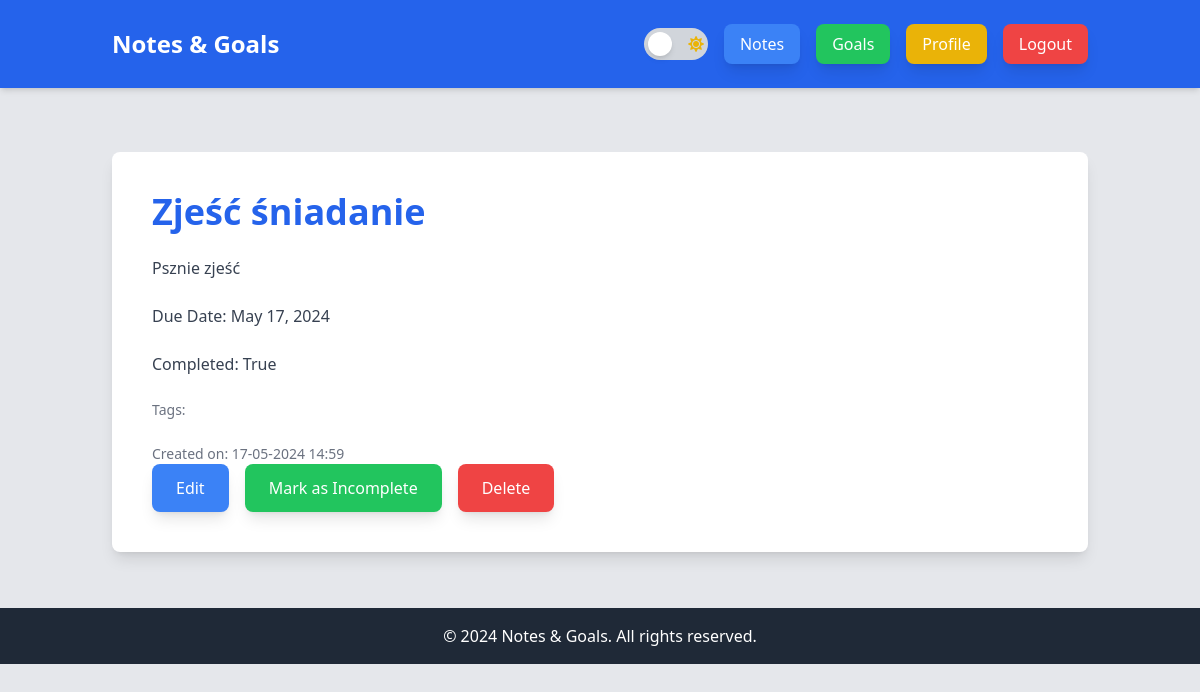
The page /goals/5/ (signed in) on the database as committed earlier.
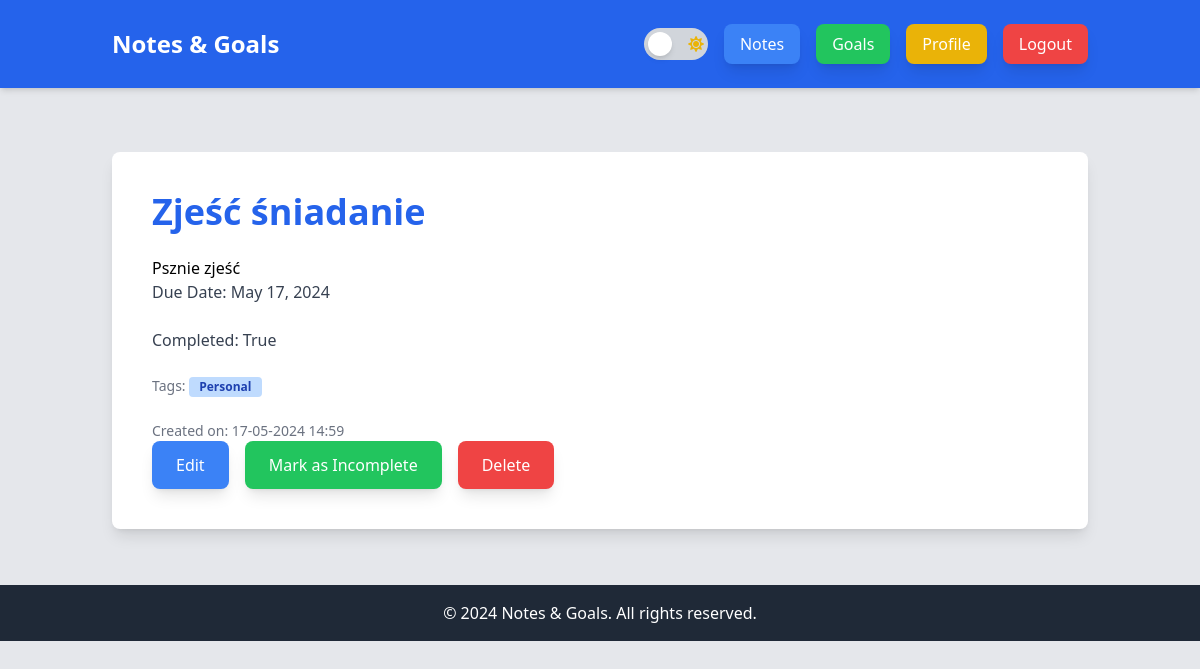
The same page on the database as committed later.
### notes_app/models.py (models this page shows, shortened)
class Goal(models.Model):
    user = models.ForeignKey(User, on_delete=models.CASCADE)
    title = models.CharField(max_length=100)
    description = models.TextField()
    short_description = models.CharField(max_length=100, blank=True, null=True)
    due_date = models.DateField()
    completed = models.BooleanField(default=False)
    created_at = models.DateTimeField(default=timezone.now)
    tags = models.ManyToManyField(Tag, blank=True)

class Tag(models.Model):
    name = models.CharField(max_length=30, unique=True)

### notes_app/views.py (the view)
# urls.py: path('goals/<int:pk>/', views.goal_detail, name='goal_detail'),
@login_required
def goal_detail(request, pk):
    goal = get_object_or_404(Goal, pk=pk, user=request.user)
    return render(request, "notes_app/goal_detail.html", {"goal": goal})

### notes_app/templates/notes_app/goal_detail.html (shortened to what this page needs)
{% extends "base.html" %}
{% block content %}
<div class="bg-white dark:bg-gray-800 p-10 shadow-lg rounded-lg mt-10">
    <h1 class="text-4xl font-bold text-blue-600 dark:text-blue-400 mb-6">{{ goal.title }}</h1>
    <p class="text-gray-700 dark:text-gray-300 mb-6">{{ goal.description|safe }}</p>
    <p class="text-gray-700 dark:text-gray-300 mb-6">Due Date: {{ goal.due_date }}</p>
    <p class="text-gray-700 dark:text-gray-300 mb-6">Completed: {{ goal.completed }}</p>
    <p class="text-gray-500 text-sm mb-6">Tags:
        {% for tag in goal.tags.all %}
            <span class="inline-block bg-blue-200 text-blue-800 text-xs font-semibold mr-2 px-2.5 py-0.5 rounded">{{ tag.name }}</span>
        {% endfor %}
    </p>
    <p class="text-gray-500 text-sm">Created on: {{ goal.created_at|date:"d-m-Y H:i" }}</p>
    <div class="flex space-x-4">
        <a href="{% url 'goal_edit' goal.pk %}" class="bg-blue-500 text-white px-6 py-3 rounded-lg shadow-lg hover:bg-blue-700">Edit</a>
        <form method="post" action="{% url 'goal_complete' goal.pk %}">
            <button type="submit" class="bg-green-500 text-white px-6 py-3 rounded-lg shadow-lg hover:bg-green-700">
                {% if goal.completed %}Mark as Incomplete{% else %}Mark as Complete{% endif %}
            </button>
        </form>
        <button onclick="toggleModal('modal-id')" class="bg-red-500 text-white px-6 py-3 rounded-lg shadow-lg hover:bg-red-700">Delete</button>
    </div>
</div>
{% endblock %}

Rows that differ between the two databases and show on the page:
changed Goal "Zjeść śniadanie": description "Psznie zjeść" → "<p>Psznie zjeść</p>" (drawn)
now on this page (row unchanged): Tag: name "Personal"
